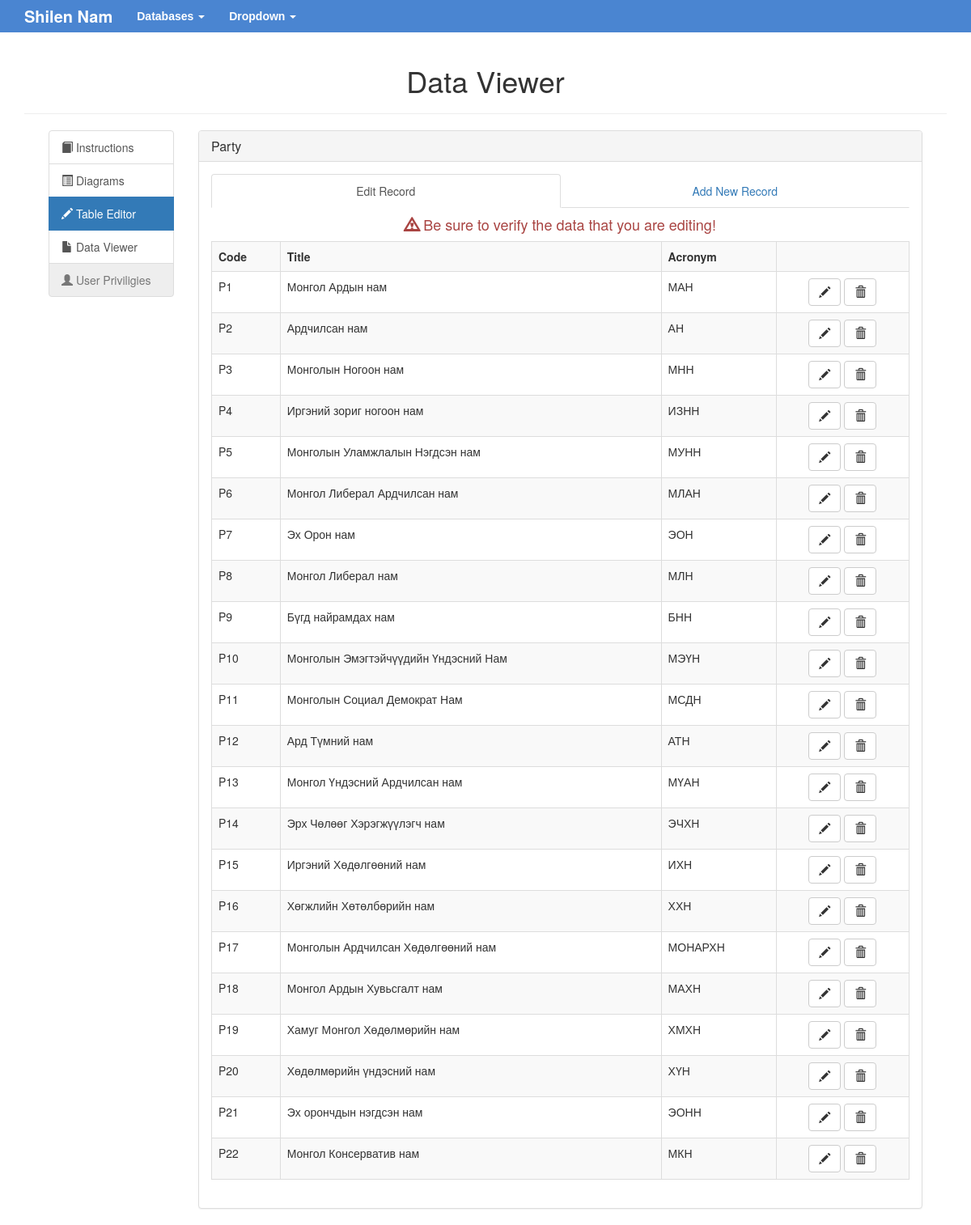
/manage/editor.php, run on the app's committed database.
### tables this page shows
CREATE TABLE IF NOT EXISTS `party` (
  `id` int(100) NOT NULL AUTO_INCREMENT,
  `code` varchar(20) NOT NULL,
  `title` varchar(100) NOT NULL,
  `acronym` varchar(50) DEFAULT NULL,
  PRIMARY KEY (`id`),
  KEY `id` (`id`)
);

### backend/DB_CN.php (called while the page is built, shortened)
<?php
    class Connector {
        private $host = "127.0.0.1";
        private $user = "root";
        private $pass = "";
        private $dbname = "prototype";
        private $dbh;
        private $stmt;
        public function __construct() {
            $dsn = 'mysql:host=' . $this->host . ';dbname=' . $this->dbname . ';charset=utf8';
            $options = array(
                PDO::ATTR_PERSISTENT => true,
                PDO::ATTR_ERRMODE => PDO::ERRMODE_EXCEPTION
            );
            try {
                $this->dbh = new PDO($dsn, $this->user, $this->pass, $options);
            } catch (PDOException $e) {
                $this->error = $e->getMessage();
            }
        }
        public function query($query) {
            $this->stmt = $this->dbh->prepare($query);
        }
        public function execute() {
            return $this->stmt->execute();
        }
        public function resultset() {
            $this->execute();
            return $this->stmt->fetchAll(PDO::FETCH_ASSOC);
        }
    }

### manage/editor.php (the view, shortened to what this page needs)
<!DOCTYPE html>
<html>
<head>
	<?php
		include '../backend/DB_CN.php';
	?>
	<link href="../css/bootstrap.min.css" rel="stylesheet">
	<link rel="stylesheet" href="../css/global.css">
	<link rel="stylesheet" type="text/css" href="../css/manage.css">
</head>
<body>
	<nav class="navbar navbar-default navbar-static-top navbar-md">
	  <div class="container">
	    <div class="navbar-header">
	      <a class="navbar-brand" href="../">Shilen Nam</a>
	    </div>
	    <div class="collapse navbar-collapse" id="bs-example-navbar-collapse-1">
	      <ul class="nav navbar-nav">
	        <li class="dropdown">
	          <a href="#" class="dropdown-toggle" data-toggle="dropdown" role="button" aria-expanded="false">Databases <span class="caret"></span></a>
	        </li>
	        <li class="dropdown">
	          <a href="#" class="dropdown-toggle" data-toggle="dropdown" role="button" aria-expanded="false">Dropdown <span class="caret"></span></a>
	        </li>
	      </ul>
	    </div>
	  </div>
	</nav>
	<div class="container">
		<header class="header">
			<h1 class="text-center">Data Viewer</h1>
		</header>
		<hr>
		<div class="col-md-12">
			<div class="col-md-2">
				<ul class="list-group">
					<a href="index.php" class="list-group-item">
						<span class="glyphicon glyphicon-book"></span> Instructions
					</a>
					<a href="diagrams.php" class="list-group-item">
						<span class="glyphicon glyphicon-list-alt"></span> Diagrams
					</a>
					<a href="editor.php" class="list-group-item active">
						<span class="glyphicon glyphicon-pencil"></span> Table Editor
					</a>
					<a href="viewer.php" class="list-group-item">
						<span class="glyphicon glyphicon-file"></span> Data Viewer
					</a>
					<a href="priviligies.php" class="list-group-item disabled">
						<span class="glyphicon glyphicon-user"></span> User Priviligies
					</a>
				</ul>
			</div>
			<div class="col-md-10">
				<div class="panel-group" id="accordion" role="tablist" aria-multiselect="true">
					<div class="panel panel-default">
						<div class="panel-heading" role="tab" id="panel-party-heading">
							<h4 class="panel-title">
							<a href="#panel-party-collapse" data-toggle="collapse" data-parent="#accordion" aria-expanded="true" aria-control="panel-party-collapse">
								Party
							</a>
							</h4>
						</div>
						<div id="panel-party-collapse" class="panel-collapse collapse-in" role="tabpanel" aria-labelledby="panel-party-heading">
							<div class="panel-body">
								<ul class="nav nav-tabs nav-justified">
									<li role="presentation" class="active">
										<a href="#edit_party" data-toggle="tab">Edit Record</a>
									</li>
									<li role="presentation">
										<a href="#insert_party" data-toggle="tab">Add New Record</a>
									</li>
								</ul>
								<div class="tab-content">
									<div id="edit_party" class="tab-pane fade in active">
										<?php
											$db = new db_cn\Connector();
											$db->query("select id, code, title, acronym from party");
											$rows = $db->resultset();
										?>
										<h4 class="text-danger text-center">
											<span class="glyphicon glyphicon-warning-sign"></span> Be sure to verify the data that you are editing!
										</h4>
										<div class="table-responsive">
											<table class="table table-striped table-bordered">
												<tr>
													<th>Code</th>
													<th>Title</th>
													<th>Acronym</th>
													<th></th>
												</tr>
												<?php
													foreach ($rows as $row) {
														echo "<tr>";
														echo "<td>".$row['code']."</td>";
														echo "<td>".$row['title']."</td>";
														echo "<td>".$row['acronym']."</td>";
														echo "<td class='text-center'>
														<button type='button' id='party_edit_".$row['id']."' class='btn btn-default' data-target='#edit_modal' data-toggle='modal'>
														<span class='glyphicon glyphicon-pencil'></span>
														</button>
														<button type='button' class='btn btn-default'>
														<span class='glyphicon glyphicon-trash'></span>
														</button>
														</td>";
														echo "</tr>";
													}
												?>
											</table>
										</div>
									</div>
								</div>
							</div>
						</div>
					</div>
				</div>
			</div>
		</div>
	</div>
</body>
</html>

### css/global.css (style rules this page uses)
body { margin-bottom: 0px; }
.navbar-md { min-height:40px }
.navbar-md .navbar-brand, .navbar-md .navbar-nav>li>a { padding-top:10px; padding-bottom:10px }
.navbar-md .navbar-brand { height: 40px }
.navbar-default { background-color: #4A85D1; border: 0px; border-radius: 0px; }
.navbar-default .navbar-brand { color: #ffffff; font-size: 20px; font-weight: bold; }
.navbar-default .navbar-nav > li > a { color: #ffffff; font-size: 14px; font-weight: bold; font-family: Arial; }
.navbar-default .navbar-collapse, .navbar-default .navbar-form { border-color: #ffffff; }

### data on the page
party: code "P1", title "Монгол Ардын нам", acronym "МАН"
party: code "P2", title "Ардчилсан нам", acronym "АН"
party: code "P3", title "Монголын Ногоон нам", acronym "МНН"
party: code "P4", title "Иргэний зориг ногоон нам", acronym "ИЗНН"
party: code "P5", title "Монголын Уламжлалын Нэгдсэн нам", acronym "МУНН"
party: code "P6", title "Монгол Либерал Ардчилсан нам", acronym "МЛАН"
party: code "P7", title "Эх Орон нам", acronym "ЭОН"
party: code "P8", title "Монгол Либерал нам", acronym "МЛН"
party: code "P9", title "Бүгд найрамдах нам", acronym "БНН"
party: code "P10", title "Монголын Эмэгтэйчүүдийн Үндэсний Нам", acronym "МЭҮН"
party: code "P11", title "Монголын Социал Демократ Нам", acronym "МСДН"
party: code "P12", title "Ард Түмний нам", acronym "АТН"
party: code "P13", title "Монгол Үндэсний Ардчилсан нам", acronym "МҮАН"
party: code "P14", title "Эрх Чөлөөг Хэрэгжүүлэгч нам", acronym "ЭЧХН"
party: code "P15", title "Иргэний Хөдөлгөөний нам", acronym "ИХН"
party: code "P16", title "Хөгжлийн Хөтөлбөрийн нам", acronym "ХХН"
party: code "P17", title "Монголын Ардчилсан Хөдөлгөөний нам", acronym "МОНАРХН"
party: code "P18", title "Монгол Ардын Хувьсгалт нам", acronym "МАХН"
party: code "P19", title "Хамуг Монгол Хөдөлмөрийн нам", acronym "ХМХН"
party: code "P20", title "Хөдөлмөрийн үндэсний нам", acronym "ХҮН"
party: code "P21", title "Эх орончдын нэгдсэн нам", acronym "ЭОНН"
party: code "P22", title "Монгол Консерватив нам", acronym "МКН"
